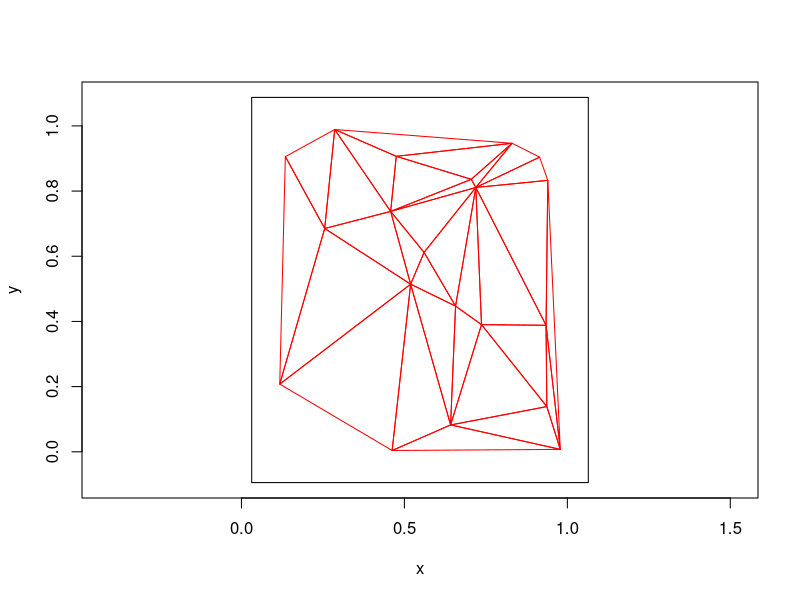
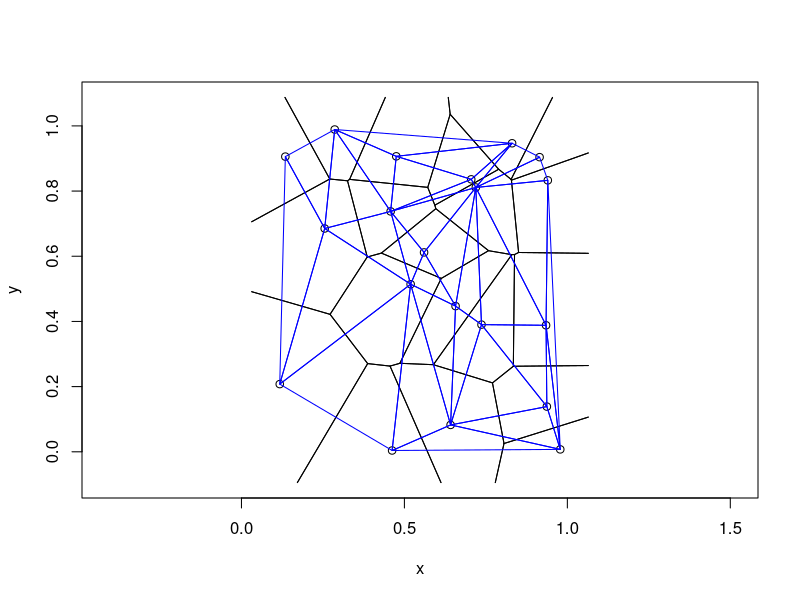

Write R code to recreate these figures, in order.
library(deldir)


### Name: plot.triang.list
### Title: Plot Delaunay triangles
### Aliases: plot.triang.list
### Keywords: spatial

### ** Examples

set.seed(42)
x <- runif(20)
y <- runif(20)
d <- deldir(x,y)
ttt <- triang.list(d)
plot(ttt,border="red",showrect=TRUE)
sss <- tile.list(d)
plot(sss)
plot(ttt,add=TRUE,border="blue")
